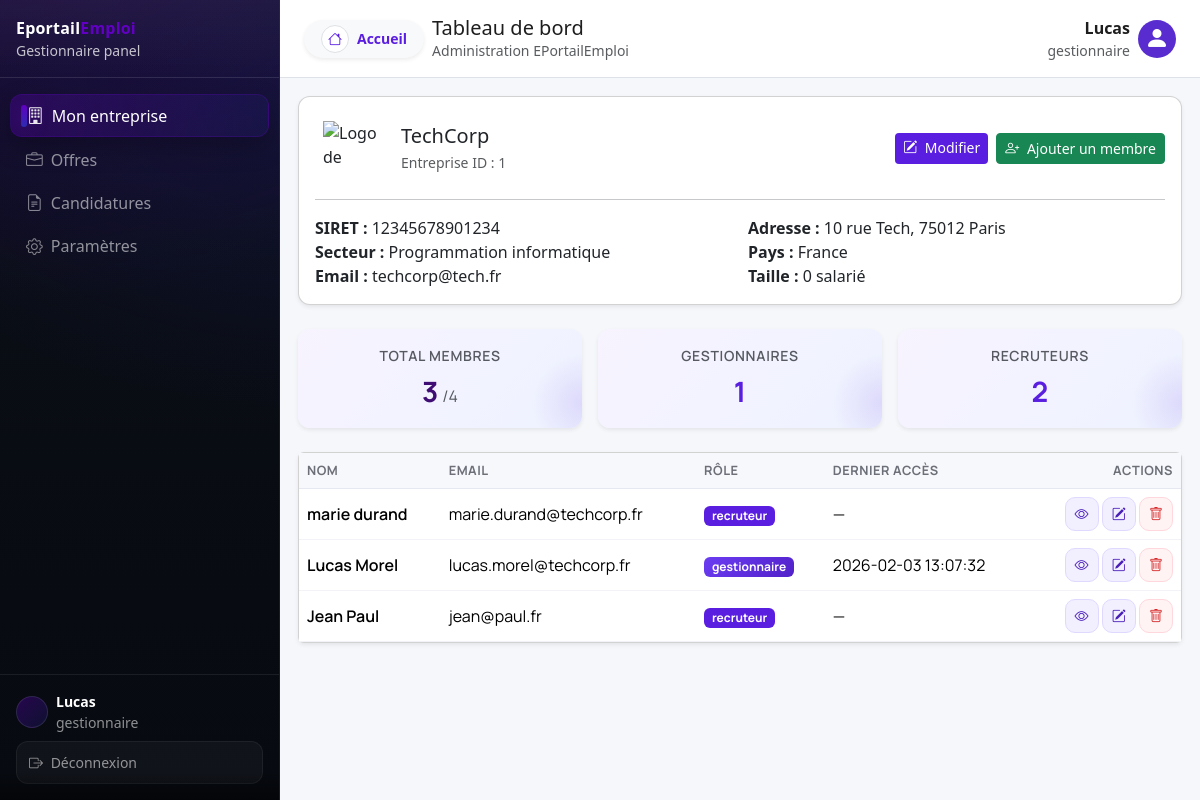
/dashboard/equipe?reason=loggedin (signed in), run on the app's committed database.
### tables this page shows
CREATE TABLE IF NOT EXISTS `entreprises` (
  `id` int NOT NULL AUTO_INCREMENT,
  `date_inscription` timestamp NULL DEFAULT CURRENT_TIMESTAMP,
  `gestionnaire_id` int DEFAULT NULL,
  `nom` varchar(150) NOT NULL,
  `secteur_id` int NOT NULL,
  `adresse` varchar(255) NOT NULL,
  `code_postal` varchar(20) DEFAULT NULL,
  `ville` varchar(150) DEFAULT NULL,
  `pays` varchar(100) DEFAULT NULL,
  `telephone` varchar(30) DEFAULT NULL,
  `email` varchar(100) DEFAULT NULL,
  `siret` varchar(14) NOT NULL,
  `site_web` varchar(255) DEFAULT NULL,
  `taille` varchar(50) DEFAULT NULL,
  `description` text,
  `logo` varchar(255) DEFAULT NULL,
  PRIMARY KEY (`id`),
  UNIQUE KEY `siret` (`siret`),
  UNIQUE KEY `fk_entreprises_gestionnaire` (`gestionnaire_id`) USING BTREE,
  KEY `secteur_id` (`secteur_id`)
);

CREATE TABLE IF NOT EXISTS `secteurs_entreprises` (
  `id` int NOT NULL AUTO_INCREMENT,
  `code` varchar(10) NOT NULL,
  `libelle` varchar(150) NOT NULL,
  `description` text,
  PRIMARY KEY (`id`),
  UNIQUE KEY `code` (`code`)
);

CREATE TABLE IF NOT EXISTS `users` (
  `id` int NOT NULL AUTO_INCREMENT,
  `prenom` varchar(100) DEFAULT NULL,
  `nom` varchar(100) DEFAULT NULL,
  `email` varchar(150) NOT NULL,
  `mot_de_passe` varchar(255) NOT NULL,
  `telephone` varchar(30) DEFAULT NULL,
  `role` enum('candidat','recruteur','gestionnaire','admin') NOT NULL,
  `entreprise_id` int DEFAULT NULL,
  `date_creation` datetime DEFAULT CURRENT_TIMESTAMP,
  `dernier_acces` datetime DEFAULT NULL,
  PRIMARY KEY (`id`),
  UNIQUE KEY `email` (`email`),
  KEY `fk_users_entreprise` (`entreprise_id`)
);

### views/users/_gestionnaire_results.php (the view, shortened to what the rows shown need)
<div class="card shadow-sm">
    <div class="card-body p-0">
        <div class="table-responsive">
            <table class="table table-hover align-middle mb-0 admin-users-table">
                <thead class="table-light admin-users-head">
                    <tr>
                        <th>Nom</th>
                        <th class="d-none d-md-table-cell">Email</th>
                        <th>Rôle</th>
                        <th class="d-none d-lg-table-cell">Dernier accès</th>
                        <th class="text-end">Actions</th>
                    </tr>
                </thead>
                <tbody>
                <?php if (empty($users)): ?>
                    <tr>
                        <td colspan="5" class="text-center text-muted py-4">
                            Aucun membre ne correspond aux filtres.
                        </td>
                    </tr>
                <?php else: ?>
                    <?php foreach ($users as $u): ?>
                        <?php
                            $id   = (int)$u['id'];
                            $name = trim(($u['prenom'] ?? '') . ' ' . ($u['nom'] ?? ''));
                            $role = $u['role'] ?? '';
                            $badgeClass = match ($role) {
                                'gestionnaire' => 'bg-purple text-white',
                                'recruteur'    => 'bg-primary',
                                default        => 'bg-secondary',
                            };
                        ?>
                        <tr class="admin-user-row">
                            <td class="fw-semibold"><?= htmlspecialchars($name ?: '—') ?></td>
                            <td class="d-none d-md-table-cell"><?= htmlspecialchars($u['email'] ?? '—') ?></td>
                            <td>
                                <span class="badge <?= $badgeClass ?>">
                                    <?= htmlspecialchars($role) ?>
                                </span>
                            </td>
                            <td class="d-none d-lg-table-cell"><?= htmlspecialchars($u['dernier_acces'] ?? '—') ?></td>
                            <td class="text-end">
                                <button
                                    class="btn btn-primary btn-sm btn-icon btn-soft-primary js-user-details"
                                    data-id="<?= $id ?>"
                                    data-nom="<?= htmlspecialchars($name) ?>"
                                    data-email="<?= htmlspecialchars($u['email']) ?>"
                                    data-role="<?= htmlspecialchars($role) ?>"
                                    data-acces="<?= htmlspecialchars($u['dernier_acces'] ?? '—') ?>"
                                    data-bs-toggle="modal"
                                    data-bs-target="#userModal"
                                    aria-label="Voir les détails de <?= htmlspecialchars($name) ?>"
                                >
                                    <i class="bi bi-eye"></i>
                                </button>
                                <a href="/dashboard/equipe/edit?id=<?= $id ?>"
                                   class="btn btn-primary btn-sm btn-icon btn-soft-primary"
                                   aria-label="Modifier <?= htmlspecialchars($name) ?>">
                                    <i class="bi bi-pencil-square"></i>
                                </a>
                                <form method="POST"
                                      action="/dashboard/equipe/delete"
                                      class="d-inline js-delete-form">
                                    <button type="submit"
                                            class="btn btn-danger btn-sm btn-icon btn-soft-danger"
                                            aria-label="Supprimer <?= htmlspecialchars($name) ?>">
                                        <i class="bi bi-trash"></i>
                                    </button>
                                </form>
                            </td>
                        </tr>
                    <?php endforeach; ?>
                <?php endif; ?>
                </tbody>
            </table>
        </div>
    </div>
</div>

### views/users/gestionnaire_index.php (shortened to what the rows shown need)
<div class="card shadow-sm mb-4" style="border-radius: var(--radius-md);">
    <div class="card-body">
        <div class="d-flex flex-column flex-md-row align-items-md-center justify-content-between">
            <div class="d-flex align-items-center gap-3 mb-3 mb-md-0">
                <div>
                    <h2 class="h5 mb-1"><?= htmlspecialchars($entreprise['nom']) ?></h2>
                    <div class="text-muted small">
                        Entreprise ID : <?= (int)$entreprise['id'] ?>
                    </div>
                </div>
            </div>
        </div>
        <div class="row g-3">
            <div class="col-md-6">
                <div><strong>SIRET :</strong> <?= htmlspecialchars($entreprise['siret']) ?></div>
                <div><strong>Secteur :</strong> <?= htmlspecialchars($entreprise['secteur'] ?? '—') ?></div>
                <div><strong>Email :</strong> <?= htmlspecialchars($entreprise['email'] ?? '—') ?></div>
            </div>
            <div class="col-md-6">
                <div>
                    <strong>Adresse :</strong>
                    <?= htmlspecialchars($entreprise['adresse']) ?>,
                    <?= htmlspecialchars($entreprise['code_postal']) ?>
                    <?= htmlspecialchars($entreprise['ville']) ?>
                </div>
                <div><strong>Pays :</strong> <?= htmlspecialchars($entreprise['pays']) ?></div>
                <div><strong>Taille :</strong> <?= (int)$entreprise['taille'] ?> salarié<?= $entreprise['taille'] > 1 ? 's' : '' ?></div>
            </div>
        </div>
    </div>
</div>
<?php require __DIR__ . "/_gestionnaire_results.php"; ?>

### data on the page
entreprises: nom "TechCorp", id "1", siret "12345678901234", secteur.libelle "Programmation informatique", email "techcorp@tech.fr", adresse "10 rue Tech", code_postal "75012", ville "Paris", pays "France", taille "0"
users: prenom+nom "marie durand", email "marie.durand@techcorp.fr", role "recruteur", dernier_acces "—"
users: prenom+nom "Lucas Morel", email "lucas.morel@techcorp.fr", role "gestionnaire", dernier_acces "2026-02-03 13:07:32"
users: prenom+nom "Jean Paul", email "jean@paul.fr", role "recruteur", dernier_acces "—"

### other printed values
$role "Gestionnaire"
$label "Mon entreprise"
$label "Offres"
$label "Candidatures"
$label "Paramètres"
$_SESSION['user_prenom'] "Lucas"
$role "gestionnaire"
$rubrique "Tableau de bord"
$_SESSION['user_role'] "gestionnaire"
$kpi['total'] "3"
$maxUsersPerEntreprise "4"
$kpi['gestionnaires'] "1"
$kpi['recruteurs'] "2"
